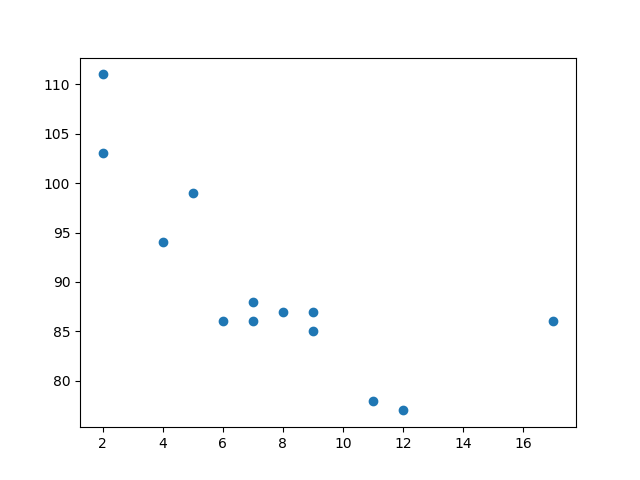

Source code (Python):
import matplotlib.pyplot as plt
import numpy as np

x = np.array([5, 7, 8, 7, 2, 17, 2, 9, 4, 11, 12, 9, 6])
y = np.array([99, 86, 87, 88, 111, 86, 103, 87, 94, 78, 77, 85, 86])

plt.scatter(x, y)
plt.show()
